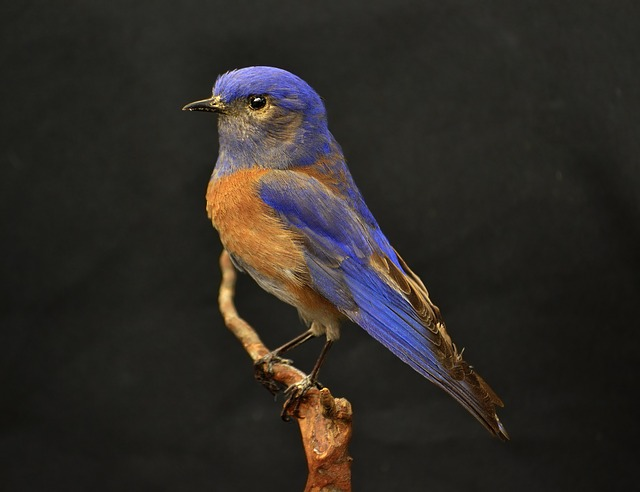
#> input picture First Assignment/images/bird.jpg, 640 x 492 px
$ python exercise2a.py   (older library calls are emulated)
#> lines starting #> are read from the running program, lines starting #| are printed output that depends on the picture; after the words box and inside, x2 and y2 are one past the last pixel; in counts of white or black regions, pixels touching at a corner belong together
### First Assignment/UZ_utils.py
"""
Before the first run, you need to have all necessary Python packages installed. For
that we highly recommend firstly creating Virtual Environment, to have your
development environment seperated from other projects (https://docs.python.org/3/tutorial/venv.html).

In system terminal then run: "pip install numpy opencv-python matplotlib Pillow"
"""

import numpy as np
import cv2
from matplotlib import pyplot as plt
from PIL import Image


def imread(path):
    """
    Reads an image in RGB order. Image type is transformed from uint8 to float, and
    range of values is reduced from [0, 255] to [0, 1].
    """
#> called with path = 'images/bird.jpg'
    I = Image.open(path).convert('RGB')  # PIL image.
#> I is the input picture: PIL image 640x492 RGB; mean R, G, B 46.1, 42.1, 37.6
    I = np.asarray(I)  # Converting to Numpy array.
    I = I.astype(np.float64) / 255
#> I: shape (492, 640, 3) float64
    return I


# [54 lines left out: functions imread_gray, imshow, signal_show, convolve, not called in this run]


# [25 lines that do not run on import are left out]

### First Assignment/exercise2a.py
import numpy as np
import cv2
from matplotlib import pyplot as plt
from PIL import Image

from UZ_utils import *

# a) ----------------------------------------------------------------------------
# Create a mask of the image bird.jpg with threshold = 0.3
Img = imread('images/bird.jpg') # --> Image values are from [0,1] float

I_gray = ((Img[:,:,0] + Img[:,:,1] + Img[:,:,2]) / 3)
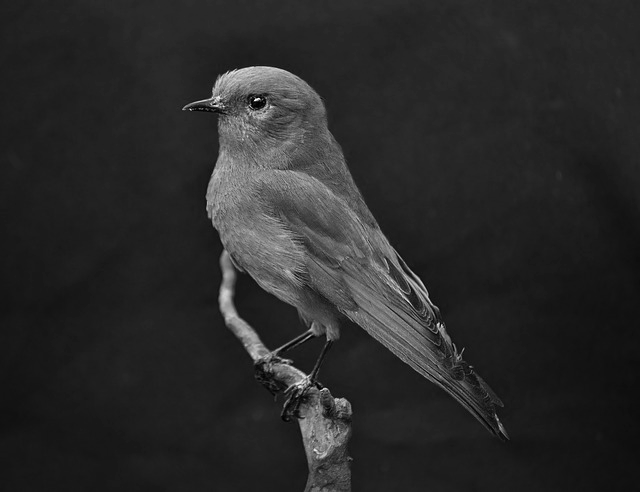
#> I_gray: shape (492, 640) float64; min 0.00131, max 0.993, mean 0.165

# First implementation (with FOR sentence)
I_bin_1 = np.copy(I_gray)

threshold = 0.19

for i in range(I_gray.shape[0]):
    for j in range(I_gray.shape[1]):

        if I_gray[i,j] < threshold:
            I_bin_1[i,j] = 0
        else:
            I_bin_1[i,j] = 1
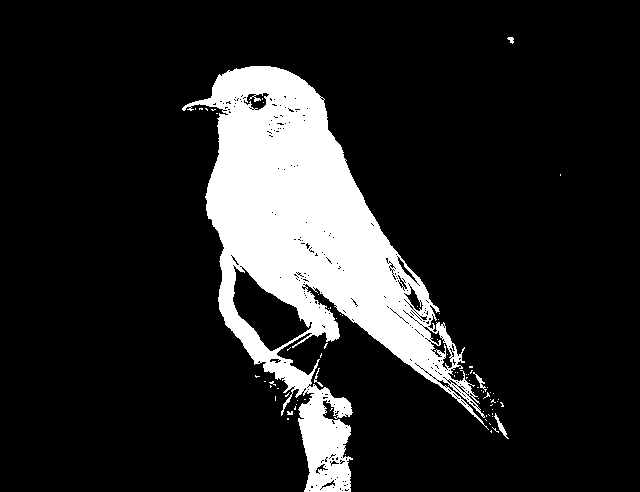
#> I_bin_1: shape (492, 640) float64; values 0 (black) and 1 (white), 14.6% white; 75 white regions (69 under 20 px), largest, box (x1, y1, x2, y2) and area: (182, 66, 489, 492) 45374, (494, 413, 509, 439) 89, (473, 372, 487, 392) 63, (314, 368, 323, 387) 40, (507, 37, 514, 44) 30, (287, 411, 293, 415) 20

print(I_gray.shape, I_bin_1.shape)
#| (492, 640) (492, 640)

plt.subplot(1,3,1)
plt.imshow(I_gray, cmap="gray")
plt.title('Grayscale')

plt.subplot(1,3,2)
plt.imshow(I_bin_1, cmap="gray")
plt.title('Binary 1')

# Second implementation (with np.where(condition, x, y))
I_bin_2 = np.where(I_gray < threshold, 0, 1)

plt.subplot(1,3,3)
plt.imshow(I_bin_2, cmap="gray")
plt.title('Binary 2')

plt.show()
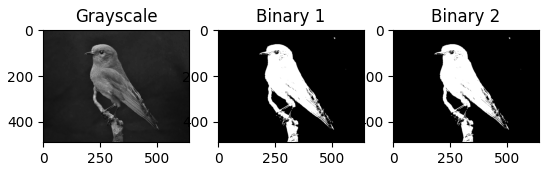
#> figure drawn by matplotlib, 3 panels
